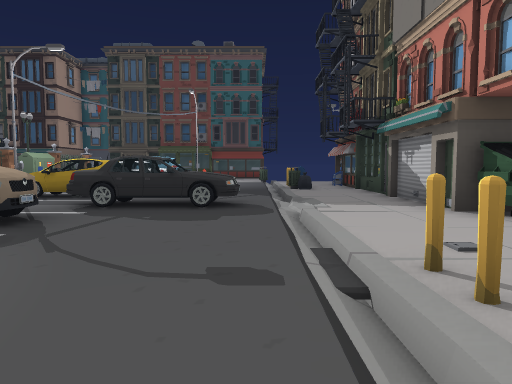
[1] (above)

24 first-person views from a walk through a Unity game level. The camera is 1.2 m above the floor, tilts 4° down and sees 70° across. Doors are open. The floor is counted in squares, 2 m on a side. Each view is taken from the middle of a square. On the plan, view 1 faces up. The plan holds only what a view shows up to about 10 squares ahead; the rest is blank. The place goes on beyond the plan. The player character is not drawn. Some surface patterns are stand-ins.

[2]
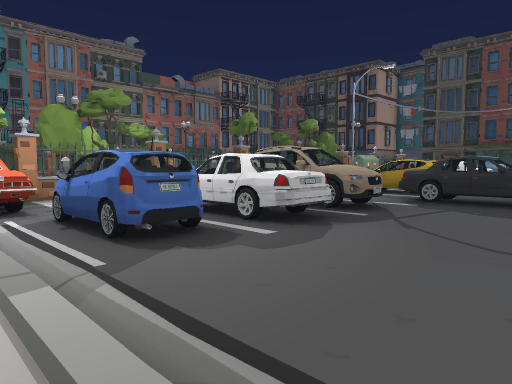

[3]
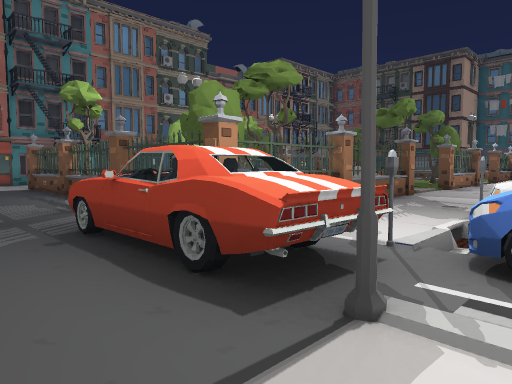

[4]
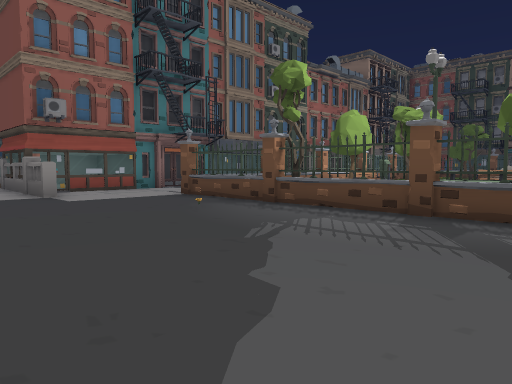

[5]
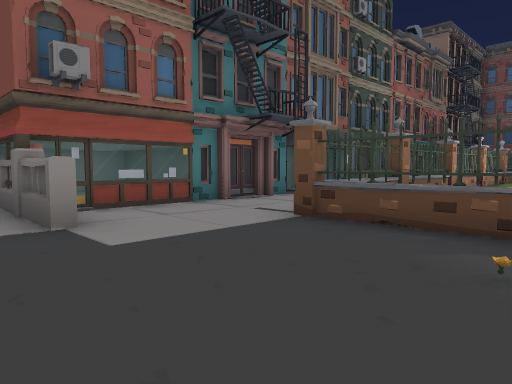

[6]
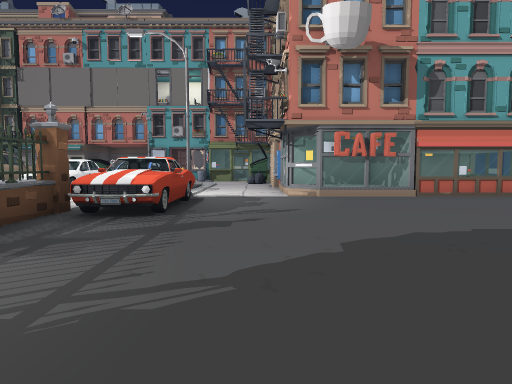

[7]
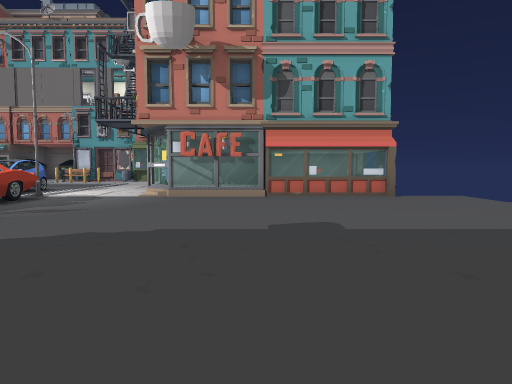

[8]
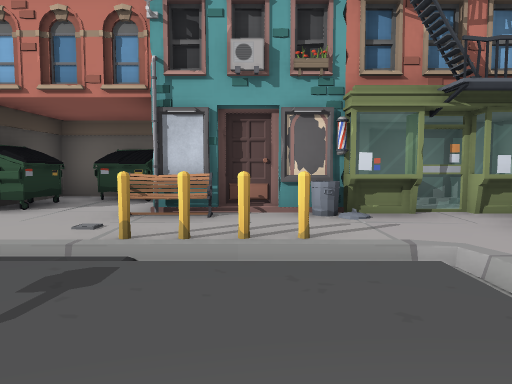

[9]
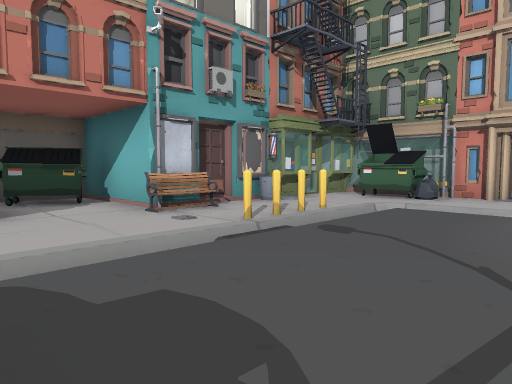

[10]
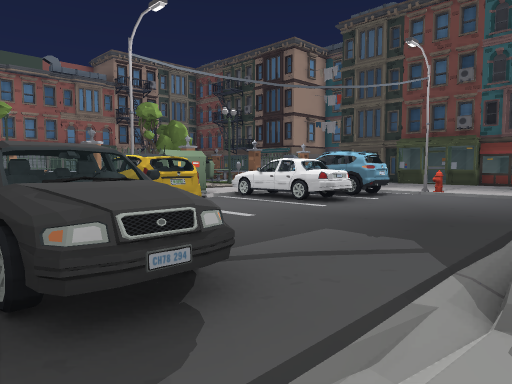

[11]
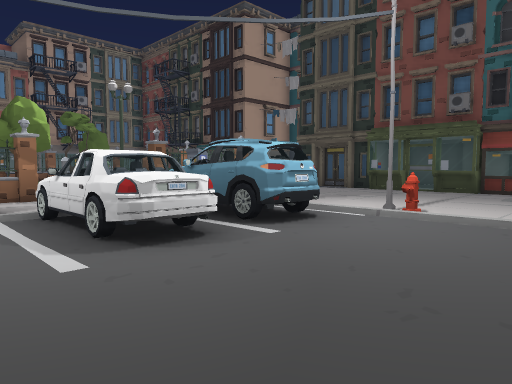

[12]
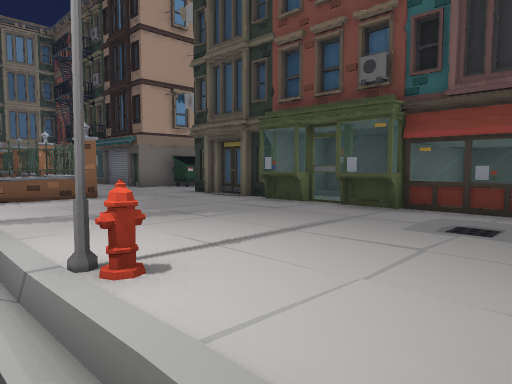

[13]
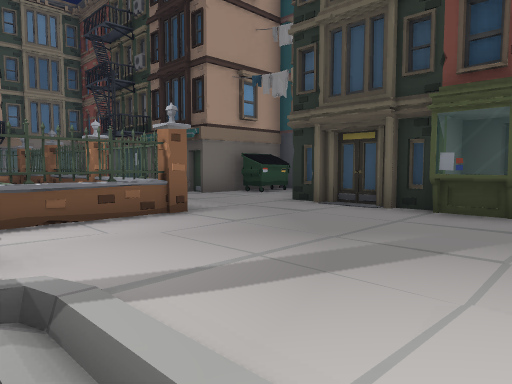

[14]
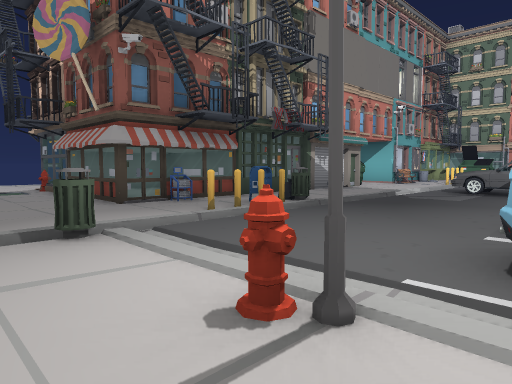

[15]
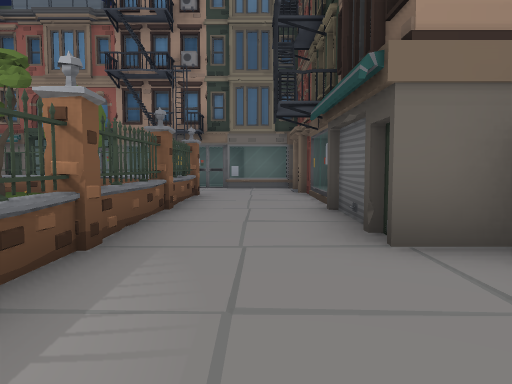

[16]
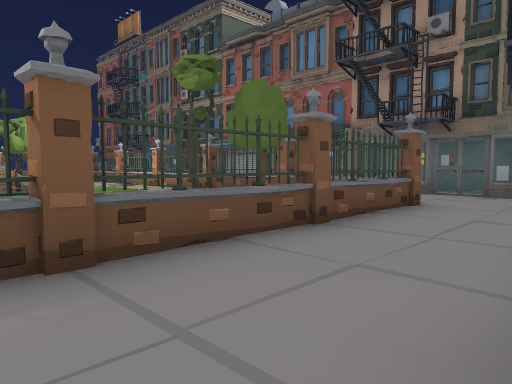

[17]
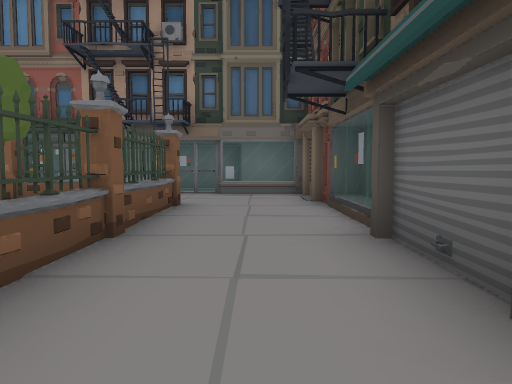

[18]
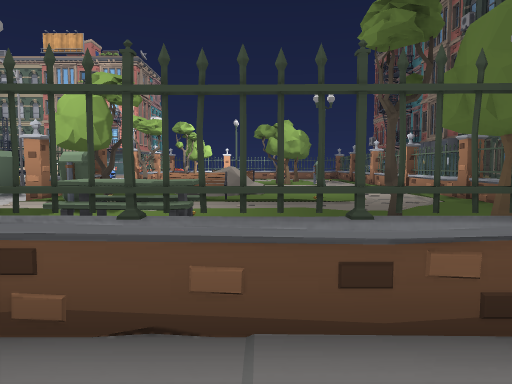

[19]
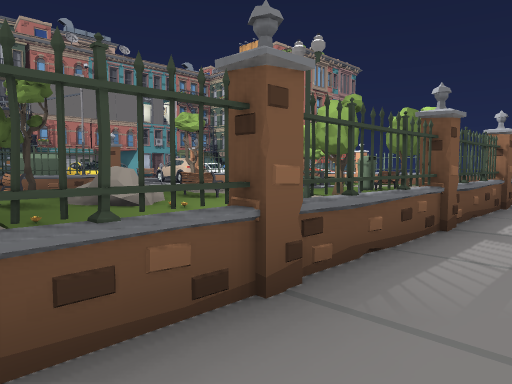

[20]
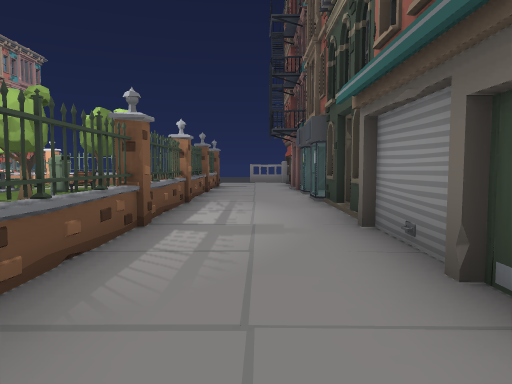

[21]
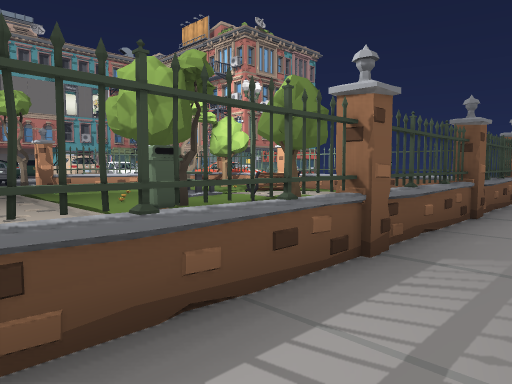

[22]
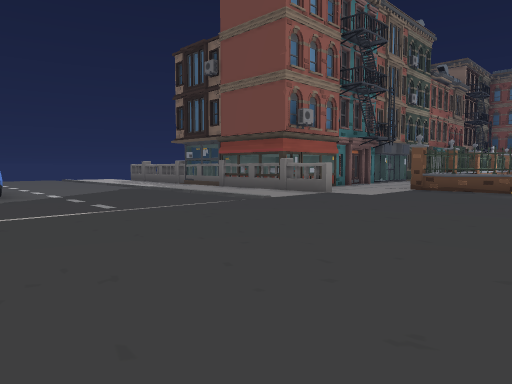

[23]
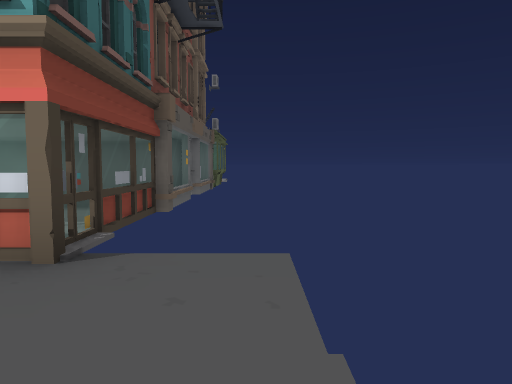

[24]
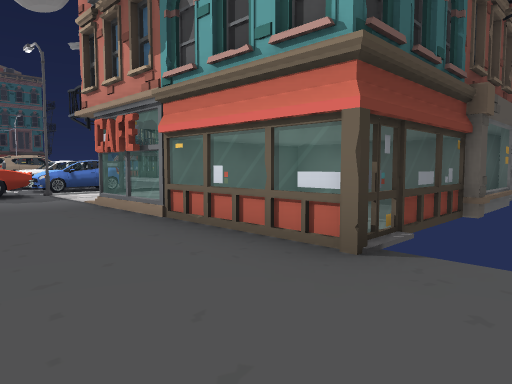

### Floor plan
Points are (right, up) in squares from view 1. A wall is a line through its corners. A room is listed if a view was taken in it or the views show most of it. See-through windows are left out.
Room 1 (views 1, 2, 3, 4, 5, 6, 7, 8, 9, 10, 11, 12, 13, 14, 15, 16, 17, 18, 19, 20, 21, 22, 23, 24)
walls: (-7.1, 5.4) (-7.1, 1.4); (-7.3, 3.5) (-7.3, 5.5); (-7.3, 8.5) (-7.3, 10.5); (-7.1, 10.5) (-7.1, 8.5); (-7.5, 0.6) (-14.6, 0.6); (2.7, 9.9) (5.2, 9.9) (5.2, 12.4); (2.8, 9.8) (2.8, 12.3) (6.4, 12.3); (-2.9, -2.7) (-4, -2.7) (-4.7, -3.3) (-4, -2.6); (-7.1, 15.6) (-7.1, 13.6); (-7.6, 15.6) (-14.3, 15.6); (-14.8, 1) (-14.8, 11.9); (-4.8, -5.1) (-2.3, -5.1); (-14.7, 12.3) (-14.7, 0.7) (-9.1, 0.7); (-0.9, 18.2) (-2.3, 18.2); (-14.7, 15.3) (-14.7, 13.9); (-15.9, -1.9) (-18.5, -1.9); (-17.2, 0.3) (-17.2, -1.9); (-14.4, 15.7) (-8.7, 15.7); (-15.9, -2) (-16.5, -1.9); (-2.1, -7.7) (-4.7, -7.7) (-4.7, -3.3); (-17.8, 14.7) (-17.8, 13.4); (-17.2, 17.5) (-17.2, 14.9); (-18.3, 16.6) (-18.3, 14.9); (-17.8, 18) (-17.8, 16.6)
ways out: open door at (5, 5.5); gap at (-17, -2)
objects: other object (-18, 1) to (-17, 3); other object (-18, 4) to (-17, 5); other object (-18, 6) to (-17, 8); other object (-18, 9) to (-18, 10); other object (-18, 11) to (-18, 12); other object (-17, 1); other object (-17, 10); other object (-17, 13); other object (-17, 18); fence (-15, 1); fence (-15, 3); fence (-15, 6); fence (-15, 8); fence (-15, 11); fence (-15, 13); fence (-15, 16); other object (-14, 19) to (-13, 19); other object (-13, 6); tree (-13, 14); other object (-12, -1); tree (-12, 0); bench (-12, 3); tree (-12, 4); tree (-12, 5); tree (-12, 6); other object (-12, 11); tree (-12, 13); fence (-12, 16); other object (-12, 18); other object (-11, 6); rock (-11, 10); other object (-11, 18) to (-10, 20); fence (-10, 1); other object (-10, 5); bench (-10, 8); bench (-10, 11); fence (-10, 16); other object (-10, 18); other object (-9, 13); table (-9, 14); other object (-9, 19) to (-9, 20); other object (-9, 21) to (-7, 22); tree (-8, 6); tree (-8, 10); tree (-8, 11); car (-7, -1) to (-5, 0); fence (-7, 1); fence (-7, 3); fence (-7, 6); fence (-7, 8); fence (-7, 11); fence (-7, 13); fence (-7, 16); other object (-6, 9) to (-5, 10); other object (-6, 19) to (-6, 20); car (-5, 0) to (-3, 1); car (-5, 2) to (-3, 2); other object (-5, 3); car (-5, 4) to (-3, 4); other object (-5, 8); car (-5, 10) to (-3, 11); car (-5, 12) to (-3, 12); other object (-5, 18); other object (-5, 18) to (-3, 19); car (-4, 7) to (-3, 8); other object (-2, -4) to (-1, -3); other object (-2, -3); car (-2, 6) to (-1, 6); other object (-2, 14); other object (0, -4); other object (0, -3); mailbox (0, 11); other object (0, 14); pipe (1, -3); other object (1, -2); pole (1, 1) to (1, 2); other object (1, 10); pole (1, 11); other object (2, -4) to (3, -3); other object (2, -2); bench (2, 2); other object (3, -3) to (4, -1); poster (3, 0); other object (3, 1) to (5, 2); pipe (3, 2); poster (3, 3); other object (3, 4); other object (3, 5); other object (3, 5) to (4, 7); other object (3, 8) to (4, 9); other object (3, 11); other object (4, 3) to (5, 4); other object (7, 12)

Where each view was taken, in squares from view 1:
view 1: 0 up, 0 right, facing up
view 2: 1 down, 0 right, facing up-left
view 3: 2 down, 4 left, facing up-left
view 4: 4 down, 8 left, facing up-left
view 5: 3 down, 12 left, facing up-left
view 6: 2 down, 12 left, facing right
view 7: 5 down, 12 left, facing right
view 8: 1 up, 2 left, facing right
view 9: 5 up, 2 left, facing down-right
view 10: 5 up, 1 right, facing up-left
view 11: 9 up, 0 right, facing up-left
view 12: 13 up, 0 right, facing up-left
view 13: 13 up, 3 left, facing up-left
view 14: 15 up, 3 left, facing down-right
view 15: 17 up, 7 left, facing left
view 16: 18 up, 9 left, facing down-left
view 17: 17 up, 9 left, facing left
view 18: 17 up, 11 left, facing down
view 19: 12 up, 16 left, facing down-right
view 20: 12 up, 16 left, facing down
view 21: 8 up, 16 left, facing down-right
view 22: 9 down, 11 left, facing up-left
view 23: 9 down, 7 left, facing right
view 24: 9 down, 7 left, facing up-right
